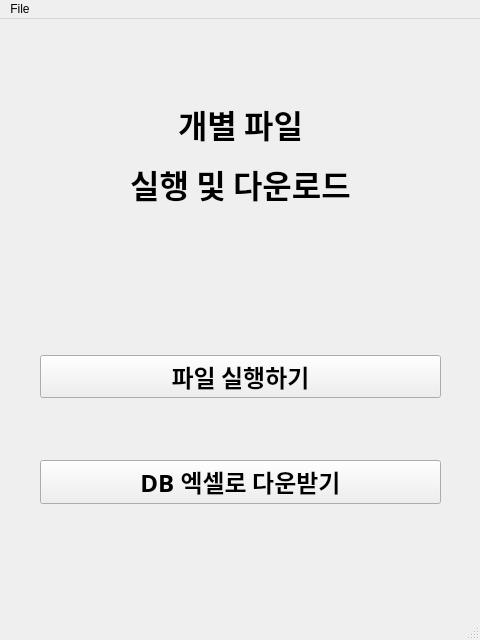
<?xml version="1.0" encoding="UTF-8"?>
<ui version="4.0">
 <class>MainWindow</class>
 <widget class="QMainWindow" name="MainWindow">
  <property name="geometry">
   <rect>
    <x>0</x>
    <y>0</y>
    <width>480</width>
    <height>640</height>
   </rect>
  </property>
  <property name="windowTitle">
   <string>MainWindow</string>
  </property>
  <widget class="QWidget" name="centralwidget">
   <widget class="QWidget" name="verticalLayoutWidget">
    <property name="geometry">
     <rect>
      <x>40</x>
      <y>280</y>
      <width>401</width>
      <height>261</height>
     </rect>
    </property>
    <layout class="QVBoxLayout" name="verticalLayout">
     <item>
      <widget class="QPushButton" name="exebtn">
       <property name="font">
        <font>
         <family>나눔스퀘어라운드 Bold</family>
         <pointsize>18</pointsize>
         <weight>75</weight>
         <bold>true</bold>
        </font>
       </property>
       <property name="text">
        <string>파일 실행하기</string>
       </property>
      </widget>
     </item>
     <item>
      <widget class="QPushButton" name="downloadbtn">
       <property name="font">
        <font>
         <family>나눔스퀘어라운드 Bold</family>
         <pointsize>18</pointsize>
         <weight>75</weight>
         <bold>true</bold>
        </font>
       </property>
       <property name="text">
        <string>DB 엑셀로 다운받기</string>
       </property>
      </widget>
     </item>
    </layout>
   </widget>
   <widget class="QLabel" name="label">
    <property name="geometry">
     <rect>
      <x>40</x>
      <y>70</y>
      <width>401</width>
      <height>131</height>
     </rect>
    </property>
    <property name="font">
     <font>
      <family>나눔스퀘어라운드 ExtraBold</family>
      <pointsize>24</pointsize>
      <weight>75</weight>
      <bold>true</bold>
     </font>
    </property>
    <property name="text">
     <string>&lt;html&gt;&lt;head/&gt;&lt;body&gt;&lt;p align=&quot;center&quot;&gt;&lt;span style=&quot; font-size:24pt;&quot;&gt;개별 파일&lt;/span&gt;&lt;/p&gt;&lt;p align=&quot;center&quot;&gt;&lt;span style=&quot; font-size:24pt;&quot;&gt;실행 및 다운로드&lt;/span&gt;&lt;/p&gt;&lt;/body&gt;&lt;/html&gt;</string>
    </property>
    <property name="alignment">
     <set>Qt::AlignLeading|Qt::AlignLeft|Qt::AlignVCenter</set>
    </property>
   </widget>
  </widget>
  <widget class="QMenuBar" name="menubar">
   <property name="geometry">
    <rect>
     <x>0</x>
     <y>0</y>
     <width>480</width>
     <height>31</height>
    </rect>
   </property>
   <widget class="QMenu" name="menuFile">
    <property name="title">
     <string>File</string>
    </property>
    <addaction name="actionExit"/>
   </widget>
   <addaction name="menuFile"/>
  </widget>
  <widget class="QStatusBar" name="statusbar"/>
  <action name="actionExit">
   <property name="text">
    <string>Exit</string>
   </property>
  </action>
 </widget>
 <resources/>
 <connections/>
</ui>
